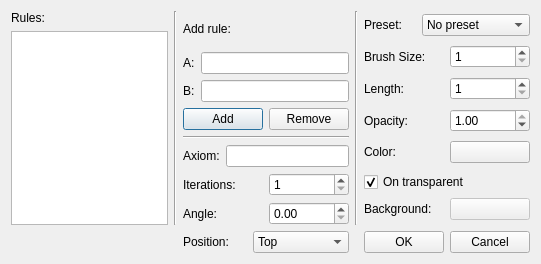
<?xml version="1.0" encoding="UTF-8"?>
<ui version="4.0">
 <class>LSysDialog</class>
 <widget class="QDialog" name="LSysDialog">
  <property name="geometry">
   <rect>
    <x>0</x>
    <y>0</y>
    <width>541</width>
    <height>264</height>
   </rect>
  </property>
  <property name="windowTitle">
   <string>Generate L-System</string>
  </property>
  <layout class="QGridLayout" name="gridLayout">
   <item row="0" column="0">
    <layout class="QVBoxLayout" name="verticalLayout_2">
     <item>
      <widget class="QLabel" name="label_7">
       <property name="text">
        <string>Rules:</string>
       </property>
      </widget>
     </item>
     <item>
      <widget class="QListWidget" name="rulesList"/>
     </item>
    </layout>
   </item>
   <item row="0" column="1">
    <widget class="Line" name="line_2">
     <property name="orientation">
      <enum>Qt::Vertical</enum>
     </property>
    </widget>
   </item>
   <item row="0" column="2">
    <layout class="QVBoxLayout" name="verticalLayout_5">
     <item>
      <layout class="QVBoxLayout" name="verticalLayout_3">
       <item>
        <widget class="QLabel" name="label_8">
         <property name="text">
          <string>Add rule:</string>
         </property>
        </widget>
       </item>
       <item>
        <layout class="QHBoxLayout" name="horizontalLayout_10">
         <item>
          <widget class="QLabel" name="label_5">
           <property name="text">
            <string>A:</string>
           </property>
          </widget>
         </item>
         <item>
          <widget class="QLineEdit" name="ruleCharText">
           <property name="maxLength">
            <number>1</number>
           </property>
          </widget>
         </item>
        </layout>
       </item>
       <item>
        <layout class="QHBoxLayout" name="horizontalLayout_9">
         <item>
          <widget class="QLabel" name="label_6">
           <property name="text">
            <string>B:</string>
           </property>
          </widget>
         </item>
         <item>
          <widget class="QLineEdit" name="ruleSeqText"/>
         </item>
        </layout>
       </item>
       <item>
        <layout class="QHBoxLayout" name="horizontalLayout_12">
         <item>
          <widget class="QPushButton" name="addButton">
           <property name="text">
            <string>Add</string>
           </property>
          </widget>
         </item>
         <item>
          <widget class="QPushButton" name="removeButton">
           <property name="text">
            <string>Remove</string>
           </property>
          </widget>
         </item>
        </layout>
       </item>
      </layout>
     </item>
     <item>
      <widget class="Line" name="line">
       <property name="orientation">
        <enum>Qt::Horizontal</enum>
       </property>
      </widget>
     </item>
     <item>
      <layout class="QVBoxLayout" name="verticalLayout_4">
       <item>
        <layout class="QHBoxLayout" name="horizontalLayout_3">
         <item>
          <widget class="QLabel" name="axiomLabel">
           <property name="text">
            <string>Axiom:</string>
           </property>
          </widget>
         </item>
         <item>
          <widget class="QLineEdit" name="axiomText">
           <property name="maxLength">
            <number>100</number>
           </property>
          </widget>
         </item>
        </layout>
       </item>
       <item>
        <layout class="QHBoxLayout" name="horizontalLayout_5">
         <item>
          <widget class="QLabel" name="iterLabel">
           <property name="text">
            <string>Iterations:</string>
           </property>
          </widget>
         </item>
         <item>
          <widget class="QSpinBox" name="iterSpin">
           <property name="minimum">
            <number>1</number>
           </property>
          </widget>
         </item>
        </layout>
       </item>
       <item>
        <layout class="QHBoxLayout" name="horizontalLayout_11">
         <item>
          <widget class="QLabel" name="angleLabel">
           <property name="text">
            <string>Angle:</string>
           </property>
          </widget>
         </item>
         <item>
          <widget class="QDoubleSpinBox" name="angleSpin"/>
         </item>
        </layout>
       </item>
      </layout>
     </item>
    </layout>
   </item>
   <item row="0" column="3">
    <widget class="Line" name="line_3">
     <property name="orientation">
      <enum>Qt::Vertical</enum>
     </property>
    </widget>
   </item>
   <item row="0" column="4">
    <layout class="QVBoxLayout" name="verticalLayout_6">
     <item>
      <layout class="QHBoxLayout" name="horizontalLayout_4">
       <item>
        <widget class="QLabel" name="label">
         <property name="text">
          <string>Preset:</string>
         </property>
        </widget>
       </item>
       <item>
        <widget class="QComboBox" name="comboBox">
         <item>
          <property name="text">
           <string>No preset</string>
          </property>
         </item>
         <item>
          <property name="text">
           <string>Tree 1</string>
          </property>
         </item>
         <item>
          <property name="text">
           <string>Tree 2</string>
          </property>
         </item>
         <item>
          <property name="text">
           <string>Tree 3</string>
          </property>
         </item>
         <item>
          <property name="text">
           <string>Tree 4</string>
          </property>
         </item>
         <item>
          <property name="text">
           <string>Tree 5</string>
          </property>
         </item>
         <item>
          <property name="text">
           <string>Tree 6</string>
          </property>
         </item>
         <item>
          <property name="text">
           <string>Koch curve 1</string>
          </property>
         </item>
         <item>
          <property name="text">
           <string>Koch curve 2</string>
          </property>
         </item>
         <item>
          <property name="text">
           <string>Koch curve 3</string>
          </property>
         </item>
         <item>
          <property name="text">
           <string>Koch curve 4</string>
          </property>
         </item>
         <item>
          <property name="text">
           <string>Koch curve 5</string>
          </property>
         </item>
         <item>
          <property name="text">
           <string>Koch curve 6</string>
          </property>
         </item>
         <item>
          <property name="text">
           <string>Koch curve 7</string>
          </property>
         </item>
         <item>
          <property name="text">
           <string>Koch curve 8</string>
          </property>
         </item>
         <item>
          <property name="text">
           <string>Koch curve 9</string>
          </property>
         </item>
         <item>
          <property name="text">
           <string>Koch curve 10</string>
          </property>
         </item>
         <item>
          <property name="text">
           <string>FASS curve 1</string>
          </property>
         </item>
         <item>
          <property name="text">
           <string>FASS curve 2</string>
          </property>
         </item>
        </widget>
       </item>
      </layout>
     </item>
     <item>
      <layout class="QHBoxLayout" name="horizontalLayout_6">
       <item>
        <widget class="QLabel" name="widthLabel">
         <property name="text">
          <string>Brush Size:</string>
         </property>
        </widget>
       </item>
       <item>
        <widget class="QSpinBox" name="widthSpin">
         <property name="minimum">
          <number>1</number>
         </property>
        </widget>
       </item>
      </layout>
     </item>
     <item>
      <layout class="QHBoxLayout" name="horizontalLayout_7">
       <item>
        <widget class="QLabel" name="lengthLabel">
         <property name="text">
          <string>Length:</string>
         </property>
        </widget>
       </item>
       <item>
        <widget class="QSpinBox" name="lengthSpin">
         <property name="minimum">
          <number>1</number>
         </property>
         <property name="maximum">
          <number>2000</number>
         </property>
        </widget>
       </item>
      </layout>
     </item>
     <item>
      <layout class="QHBoxLayout" name="horizontalLayout_8">
       <item>
        <widget class="QLabel" name="label_3">
         <property name="text">
          <string>Opacity:</string>
         </property>
        </widget>
       </item>
       <item>
        <widget class="QDoubleSpinBox" name="opacitySpin">
         <property name="maximum">
          <double>1.000000000000000</double>
         </property>
         <property name="singleStep">
          <double>0.010000000000000</double>
         </property>
         <property name="value">
          <double>1.000000000000000</double>
         </property>
        </widget>
       </item>
      </layout>
     </item>
     <item>
      <layout class="QHBoxLayout" name="horizontalLayout">
       <item>
        <widget class="QLabel" name="label_2">
         <property name="text">
          <string>Color:</string>
         </property>
        </widget>
       </item>
       <item>
        <widget class="QPushButton" name="colorButton">
         <property name="text">
          <string/>
         </property>
        </widget>
       </item>
      </layout>
     </item>
     <item>
      <layout class="QVBoxLayout" name="verticalLayout">
       <item>
        <widget class="QCheckBox" name="transparentCheck">
         <property name="text">
          <string>On transparent</string>
         </property>
         <property name="checked">
          <bool>true</bool>
         </property>
        </widget>
       </item>
       <item>
        <layout class="QHBoxLayout" name="horizontalLayout_2">
         <item>
          <widget class="QLabel" name="label_4">
           <property name="text">
            <string>Background:</string>
           </property>
          </widget>
         </item>
         <item>
          <widget class="QPushButton" name="bgButton">
           <property name="enabled">
            <bool>false</bool>
           </property>
           <property name="text">
            <string/>
           </property>
          </widget>
         </item>
        </layout>
       </item>
      </layout>
     </item>
    </layout>
   </item>
   <item row="1" column="2">
    <layout class="QHBoxLayout" name="horizontalLayout_13">
     <item>
      <widget class="QLabel" name="label_9">
       <property name="text">
        <string>Position:</string>
       </property>
      </widget>
     </item>
     <item>
      <widget class="QComboBox" name="posCombo">
       <item>
        <property name="text">
         <string>Top</string>
        </property>
       </item>
       <item>
        <property name="text">
         <string>Bottom</string>
        </property>
       </item>
       <item>
        <property name="text">
         <string>Left</string>
        </property>
       </item>
       <item>
        <property name="text">
         <string>Right</string>
        </property>
       </item>
       <item>
        <property name="text">
         <string>Top right</string>
        </property>
       </item>
       <item>
        <property name="text">
         <string>Top left</string>
        </property>
       </item>
       <item>
        <property name="text">
         <string>Bottom right</string>
        </property>
       </item>
       <item>
        <property name="text">
         <string>Bottom left</string>
        </property>
       </item>
       <item>
        <property name="text">
         <string>Center</string>
        </property>
       </item>
      </widget>
     </item>
    </layout>
   </item>
   <item row="1" column="4">
    <layout class="QHBoxLayout">
     <property name="spacing">
      <number>6</number>
     </property>
     <property name="leftMargin">
      <number>0</number>
     </property>
     <property name="topMargin">
      <number>0</number>
     </property>
     <property name="rightMargin">
      <number>0</number>
     </property>
     <property name="bottomMargin">
      <number>0</number>
     </property>
     <item>
      <widget class="QPushButton" name="okButton">
       <property name="text">
        <string>OK</string>
       </property>
      </widget>
     </item>
     <item>
      <widget class="QPushButton" name="cancelButton">
       <property name="text">
        <string>Cancel</string>
       </property>
      </widget>
     </item>
    </layout>
   </item>
  </layout>
 </widget>
 <resources/>
 <connections>
  <connection>
   <sender>okButton</sender>
   <signal>clicked()</signal>
   <receiver>LSysDialog</receiver>
   <slot>accept()</slot>
   <hints>
    <hint type="sourcelabel">
     <x>278</x>
     <y>253</y>
    </hint>
    <hint type="destinationlabel">
     <x>96</x>
     <y>254</y>
    </hint>
   </hints>
  </connection>
  <connection>
   <sender>cancelButton</sender>
   <signal>clicked()</signal>
   <receiver>LSysDialog</receiver>
   <slot>reject()</slot>
   <hints>
    <hint type="sourcelabel">
     <x>369</x>
     <y>253</y>
    </hint>
    <hint type="destinationlabel">
     <x>179</x>
     <y>282</y>
    </hint>
   </hints>
  </connection>
 </connections>
</ui>
